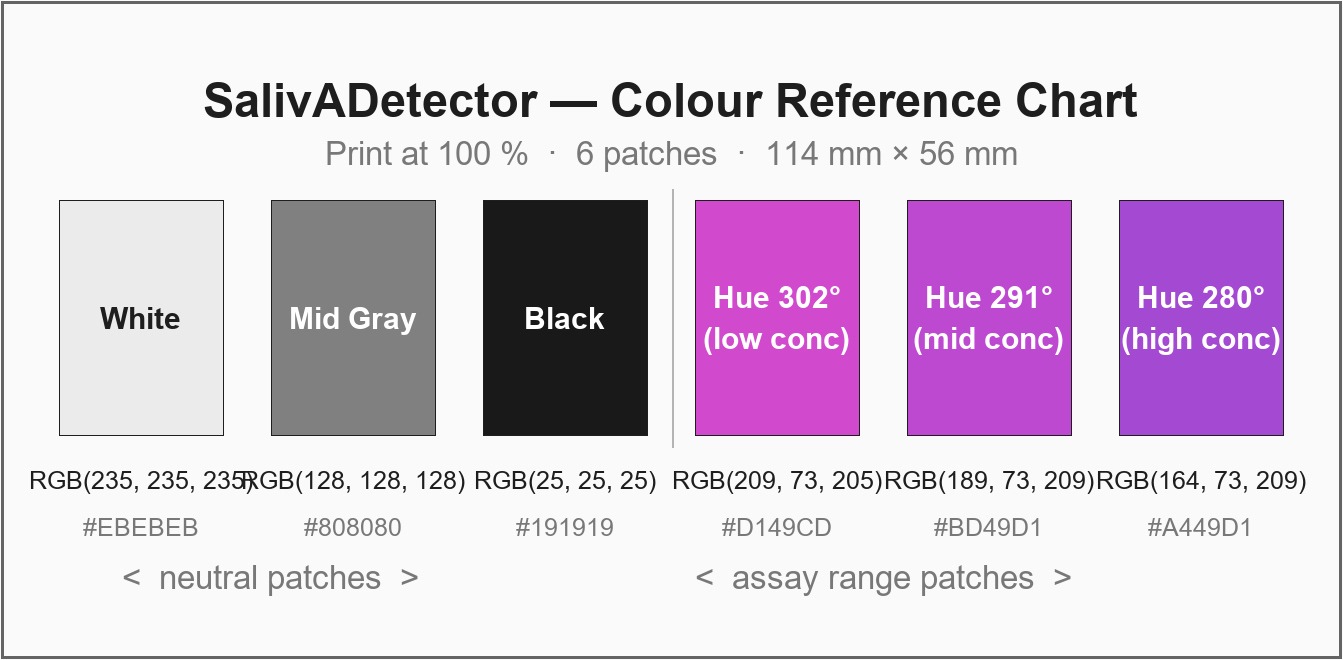
#> input picture reference_chart.png, 1343 x 660 px
$ python -i detector2.py   (imports and definitions only)
#> lines starting #> are read from the running program, lines starting #| are printed output that depends on the picture; after the words box and inside, x2 and y2 are one past the last pixel; in counts of white or black regions, pixels touching at a corner belong together
#> further down, picture is the input picture: shape (660, 1343, 3); mean B, G, R 219.8, 203.5, 217.4
from dataclasses import dataclass
from typing import Optional, Tuple

import cv2
import numpy as np

# ──────────────────────────── calibration constants ────────────────────────────
# Model: Hue_deg = CAL_M * ln(concentration) + CAL_B
# Inverse: ln(concentration) = (Hue_deg - CAL_B) / CAL_M
CAL_M: float = -3.0353
CAL_B: float = 298.78

# rect = (x, y, w, h)  in pixel coordinates of the original image
Rect = Tuple[int, int, int, int]


@dataclass
class AnalyzeConfig:
    roi_shrink: float = 0.85          # shrink each side of detected rect by this fraction
    s_min: int = 40                   # minimum saturation (0-255)
    v_min: int = 40                   # minimum value/brightness (0-255)
    v_max: int = 240                  # maximum value (exclude over-exposed pixels)
    highlight_s_max: int = 60         # specular highlight: s <= this ...
    highlight_v_min: int = 220        # ... and v >= this → excluded
    summary: str = "median"           # "median" | "trimmed_mean" | "circular_mean"
    threshold_concentration: Optional[float] = None


# ──────────────────────────── rectangle auto-detection ─────────────────────────

# Known physical aspect ratio of the sample window (11 mm × 5.3 mm)
_WINDOW_ASPECT = 11.0 / 5.3   # ≈ 2.075


def detect_well_rect(
    img_bgr: np.ndarray,
    min_area_ratio: float = 0.005,
    max_area_ratio: float = 0.50,
) -> Optional[Rect]:
    """Auto-detect the rectangular sample window using two strategies.

    Strategy 1 (preferred): red-border detection.
        If the device window is outlined in red, a HSV red-colour mask
        is used to find the border reliably regardless of lighting.

    Strategy 2 (fallback): edge-based detection.
        Canny edges (auto-threshold) → morphological close → contour
        fitting with approxPolyDP.  Candidates are scored by how
        closely their aspect ratio matches the known window geometry
        (11 mm × 5.3 mm ≈ 2.08 : 1).

    Returns (x, y, w, h) or None.
    """
#> called with min_area_ratio = 0.005, max_area_ratio = 0.5
    img_h, img_w = img_bgr.shape[:2]
#> img_h = 660; img_w = 1343
    img_area = img_h * img_w
#> img_area = 886380

    def _score(_x, _y, w, h) -> float:
        """Higher is better; returns -1 if candidate is out of bounds."""
        area = w * h
        if area < min_area_ratio * img_area or area > max_area_ratio * img_area:
            return -1.0
        aspect = w / h if h > 0 else 0.0
        aspect_score = 1.0 / (1.0 + abs(aspect - _WINDOW_ASPECT))
        area_score   = min(area / (0.15 * img_area), 1.0)
        return aspect_score * area_score

    candidates: list[tuple[float, Rect]] = []

    # ── Strategy 1: red border ────────────────────────────────────────────
    hsv = cv2.cvtColor(img_bgr, cv2.COLOR_BGR2HSV)
#> hsv: shape (660, 1343, 3); mean H, S, V 18, 20.1, 220
    h_ch, s_ch, v_ch = cv2.split(hsv)
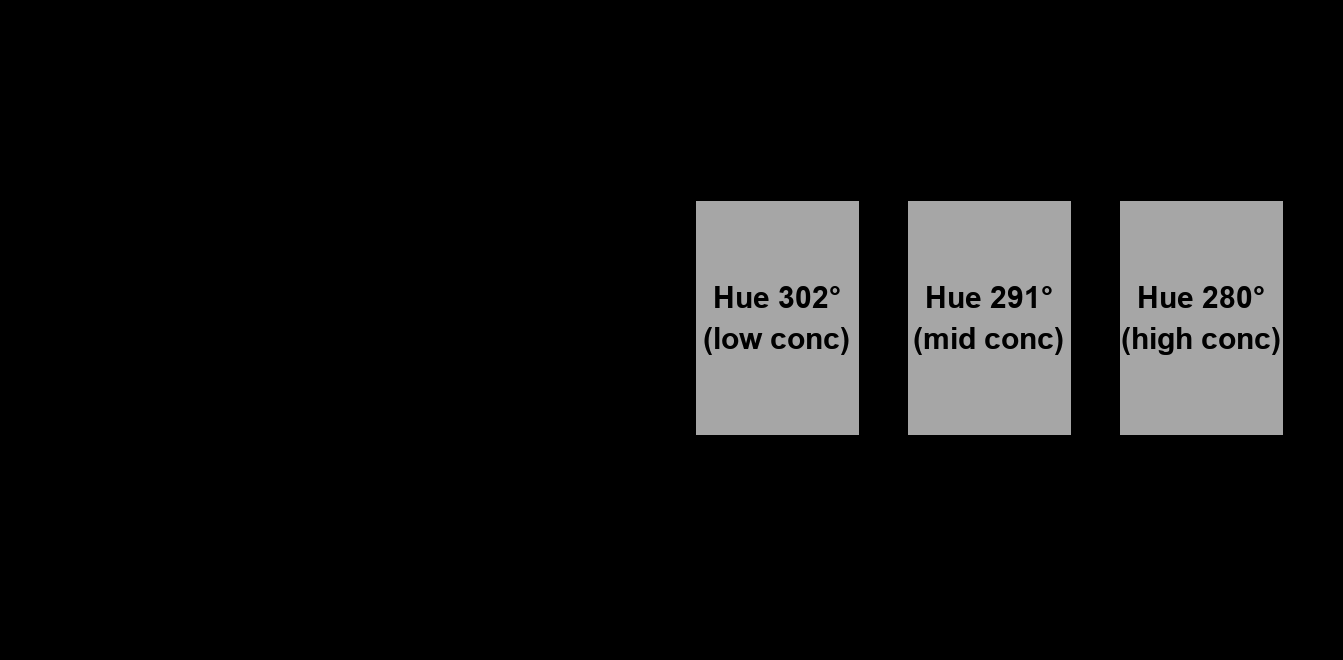
#> s_ch: shape (660, 1343); min 0, max 166, mean 20.1
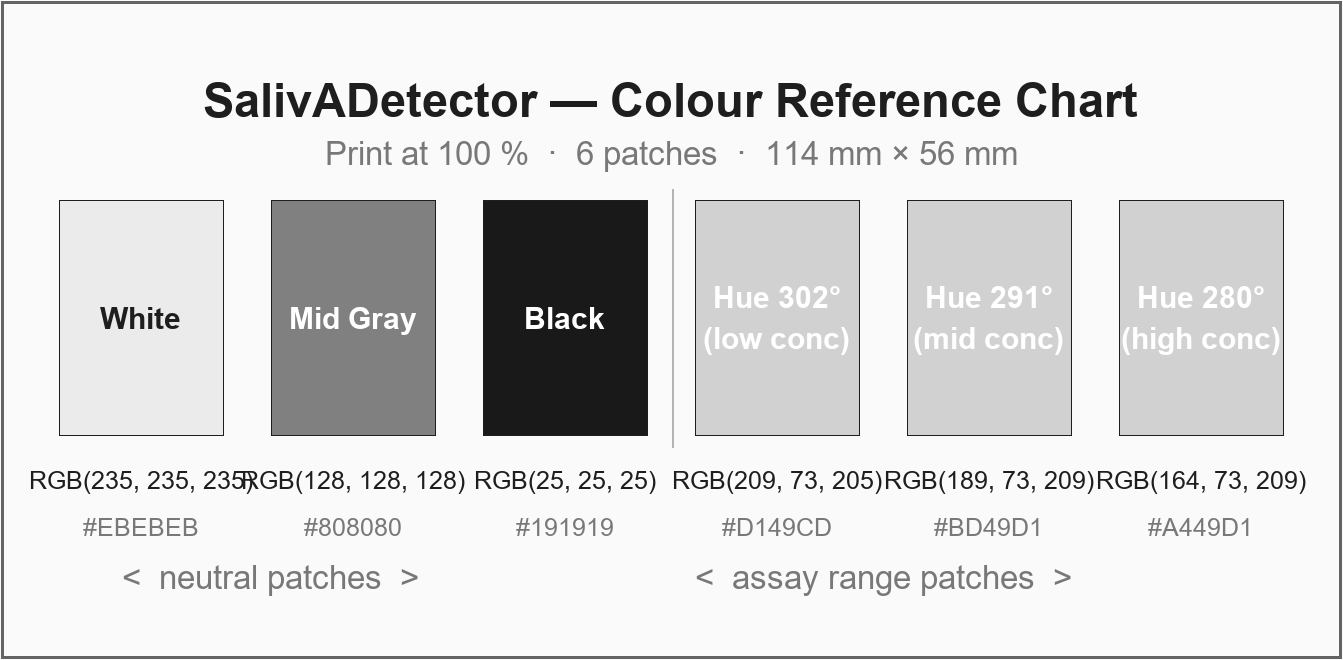
#> v_ch: shape (660, 1343); min 25, max 255, mean 220
    red_mask = (
        ((h_ch <= 10) | (h_ch >= 170)) &
        (s_ch > 80) &
        (v_ch > 60)
    ).astype(np.uint8) * 255
#> red_mask: shape (660, 1343); every value is 0

    k5 = cv2.getStructuringElement(cv2.MORPH_RECT, (5, 5))
    red_closed = cv2.morphologyEx(red_mask, cv2.MORPH_CLOSE, k5)
    red_cnts, _ = cv2.findContours(red_closed, cv2.RETR_EXTERNAL, cv2.CHAIN_APPROX_SIMPLE)
#> red_cnts = []
    for cnt in red_cnts:
        x, y, cw, ch = cv2.boundingRect(cnt)
        s = _score(x, y, cw, ch)
        if s > 0:
            candidates.append((s + 1.0, (x, y, cw, ch)))   # +1 bonus for colour match
#> this loop made 0 passes
#> after the loop, candidates = []

    # ── Strategy 2: edge-based ────────────────────────────────────────────
    gray    = cv2.cvtColor(img_bgr, cv2.COLOR_BGR2GRAY)
    blurred = cv2.GaussianBlur(gray, (5, 5), 0)
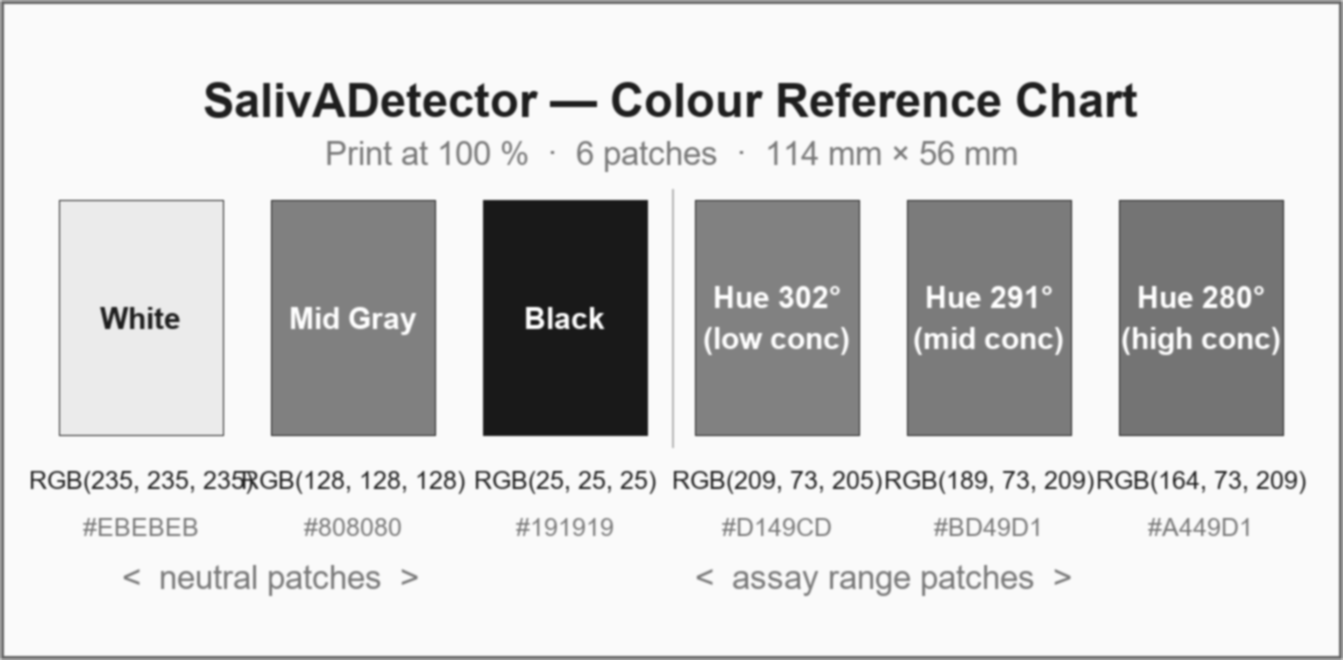
#> blurred: shape (660, 1343); min 25, max 255, mean 209.3

    # auto Canny thresholds via image median
    med = float(np.median(blurred))
#> med = 250
    lo  = max(0,   int(0.33 * med))
#> lo = 82
    hi  = min(255, int(1.33 * med))
#> hi = 255
    edges = cv2.Canny(blurred, lo, hi)
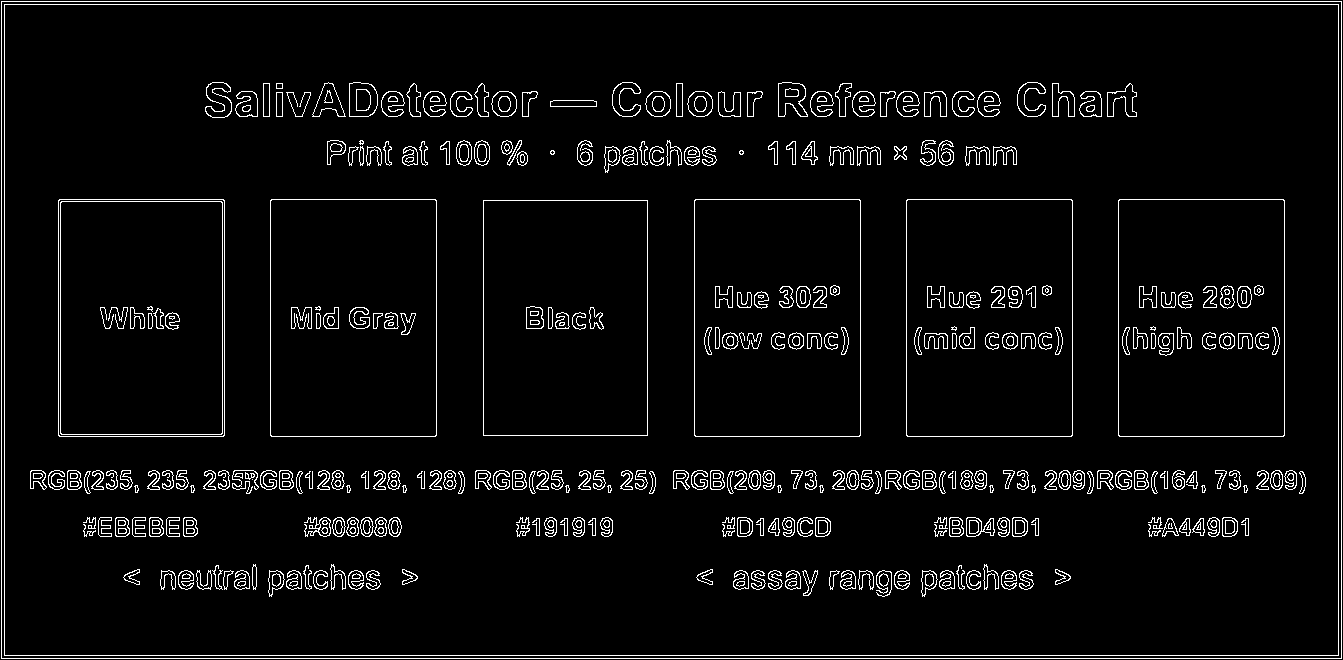
#> edges: shape (660, 1343); 4.6% white in thin lines or dots

    k7     = cv2.getStructuringElement(cv2.MORPH_RECT, (7, 7))
    closed = cv2.morphologyEx(edges, cv2.MORPH_CLOSE, k7)
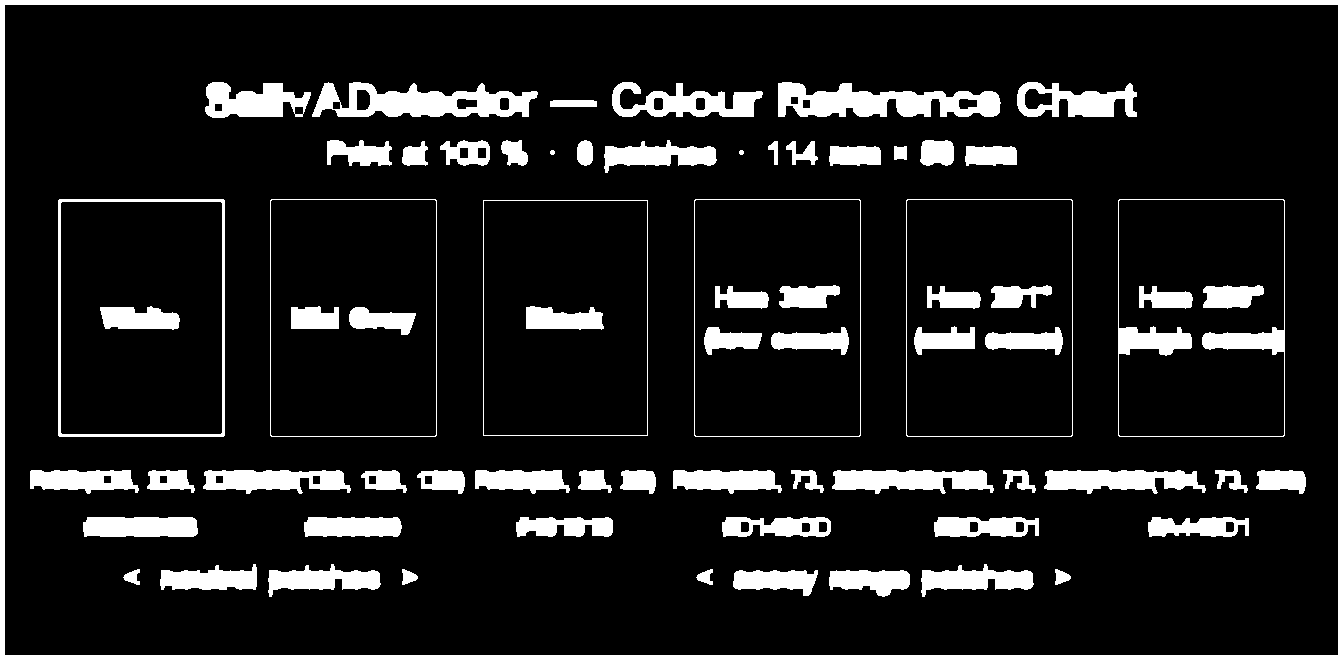
#> closed: shape (660, 1343); 12.3% white; 71 white regions, largest, box (x1, y1, x2, y2) and area: (0, 0, 1343, 660) 19930, (778, 82, 1001, 117) 4835, (312, 82, 538, 117) 4665
    cnts, _ = cv2.findContours(closed, cv2.RETR_EXTERNAL, cv2.CHAIN_APPROX_SIMPLE)
#> cnts = [[[0, 0], [0, 659], [1342, 659], [1342, 0]]]

    for cnt in cnts:
        peri  = cv2.arcLength(cnt, True)
        approx = cv2.approxPolyDP(cnt, 0.04 * peri, True)
        # prefer quadrilateral fits, fall back to bounding box
        x, y, cw, ch = cv2.boundingRect(approx if len(approx) == 4 else cnt)
        s = _score(x, y, cw, ch)
        if s > 0:
            candidates.append((s, (x, y, cw, ch)))
#> this loop made 1 pass
#> (peri, approx, x, y, cw, ch, area in _score, s) on pass 1: (4002, [[0, 0], [0, 659], [1342, 659], [1342, 0]], 0, 0, 1343, 660, 886380, -1)

    if not candidates:
        return None

    candidates.sort(key=lambda c: c[0], reverse=True)
    return candidates[0][1]


# [202 lines left out: functions detect_sticker_rect, _circular_mean_hue, _summarize_hue, _circular_std_deg, analyze_well_image, not called in this run]

>>> import cv2
>>> picture = cv2.imread('../reference_chart.png')
>>> result = detect_well_rect(picture)
